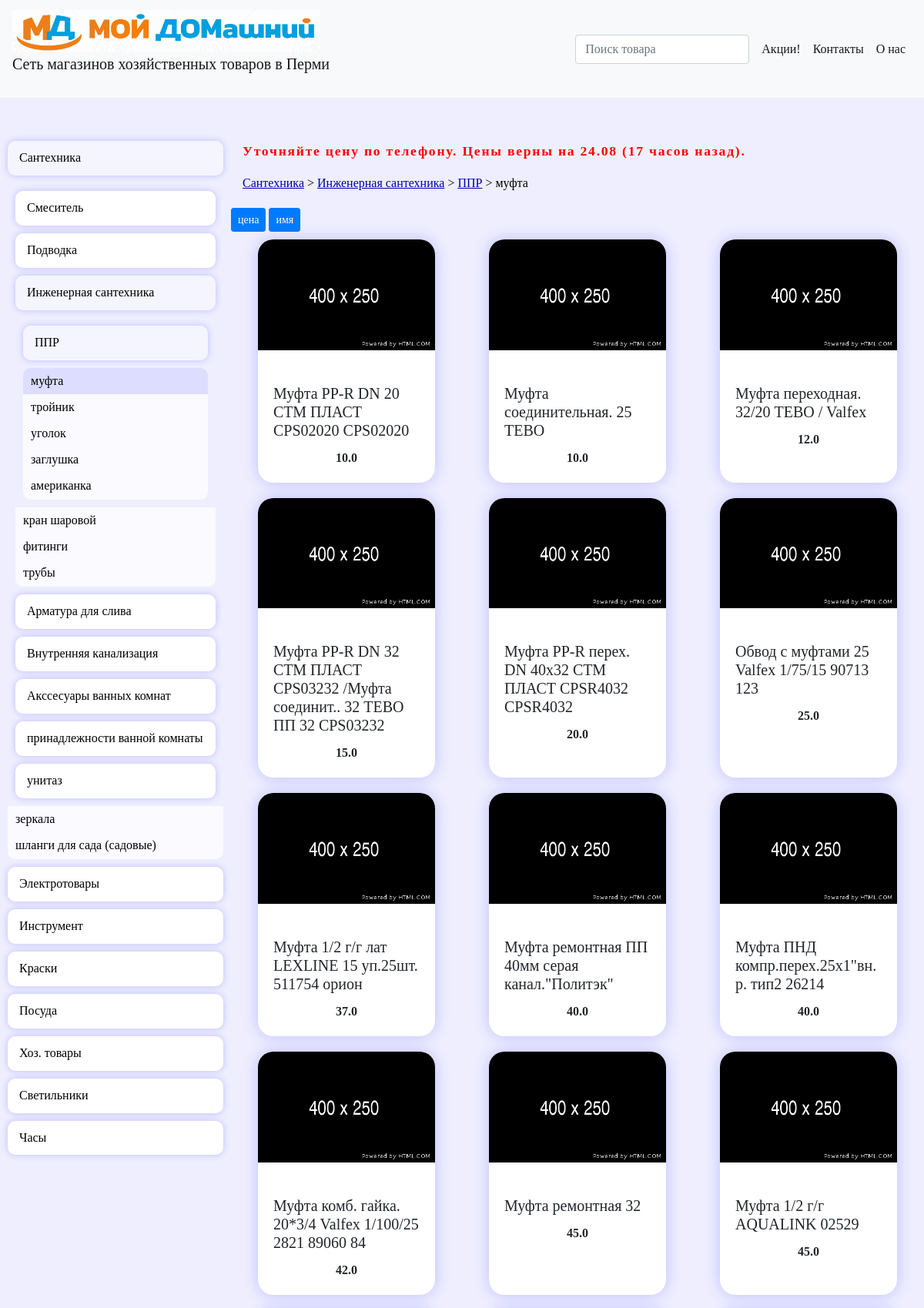
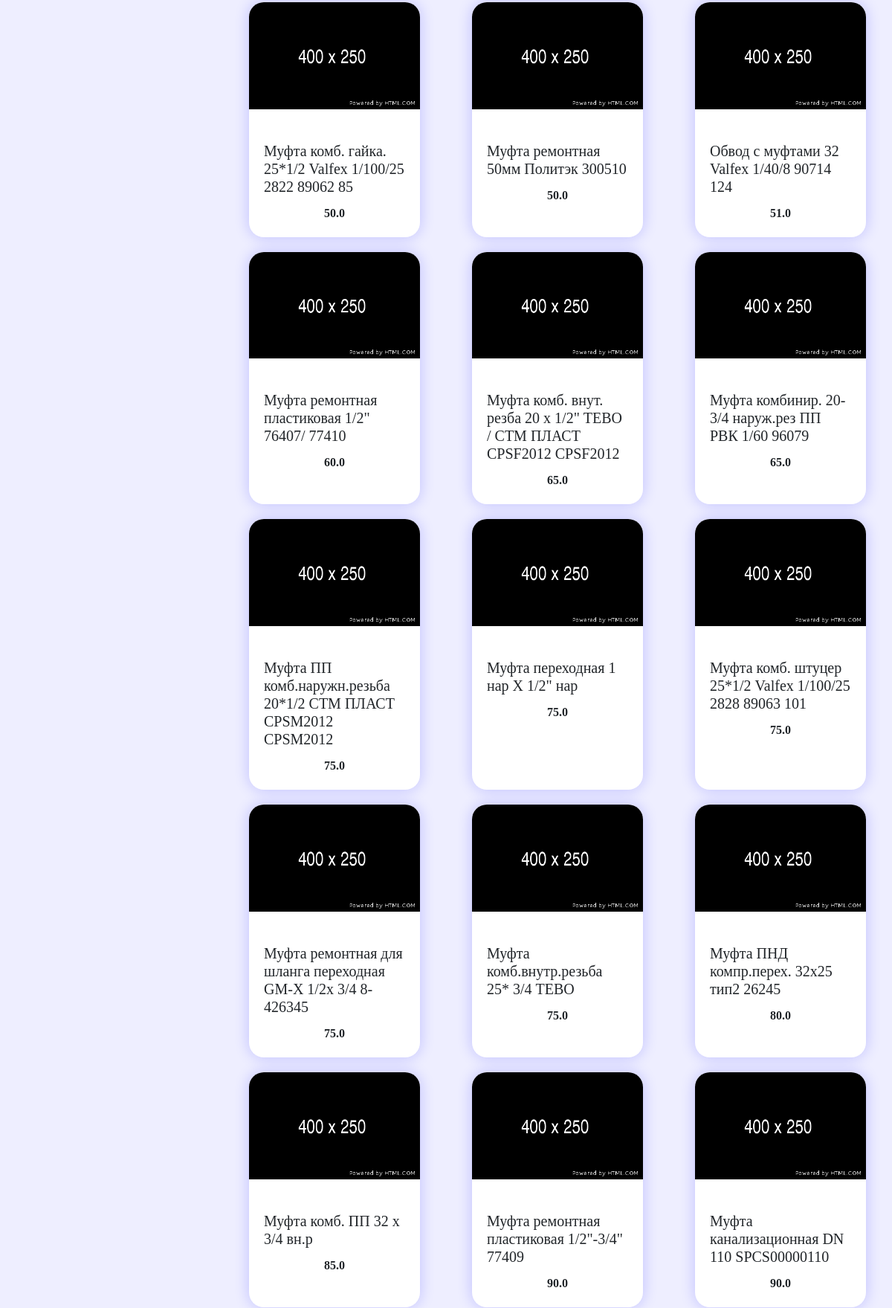
/items/1.3.4.1 (upper part), run on the app's committed database (2 pictures, top to bottom).
### shop/database.py (models this page shows, shortened)
class BaseModel(Model):
    class Meta:
        database = db

class Item(BaseModel):
    id = IntegerField(primary_key=True)
    name = TextField()
    cost = FloatField()
    count = IntegerField()
    group = TextField(default="others")
    img = "not.png"
    full_match = False
    __tablename__ = "item"
    __searchable__ = ["name"]

### shop/main.py (the view, shortened to what this page needs)
@app.route("/items/<string:path>", methods=["GET", "POST"])
def item(path):
    if not validate_path(path):
        return not_found(404)
    items = sorted(extract_items(path), key=lambda x: float(x["cost"]))
    return render_template(
        "item.html", items=items, path=items_path(path), date=get_date()
    )

### shop/main.py
class SearchForm(FlaskForm):
    q = StringField("поиск товара", validators=[DataRequired()])
    def __init__(self, *args, **kwargs):
        if "formdata" not in kwargs:
            kwargs["formdata"] = request.args
        if "csrf_enabled" not in kwargs:
            kwargs["csrf_enabled"] = False
        super(SearchForm, self).__init__(*args, **kwargs)

### shop/ext.py (called while the page is built)
def cfg2json():
    base = Config.select().where(Config.id == 1).get()
    config = configparser.ConfigParser()
    config.read_string(base.config)
    items = {}
    for section in config:
        if section == "DEFAULT":
            continue
        items[section] = {}
        for key in config[section]:
            if key != "regex":
                items[section][key] = config[section][key]
    return items

def items_path(path):
    path_list = []
    prev = ""
    try:
        for i in enumerate(path.split(".")):
            if i[0] != 0:
                prev += "."
            prev += str(i[1])
            path_list.append(menu_map[prev])
    except:
        path_list = []
    return path_list

def validate_path(path: str):
    for char in path:
        if not (char.isdigit() or char == "."):
            return False
    return True

def items2json(items):
    m = {item.name: item for item in items}
    imgs = Image.select().where(Image.name.in_([item.name for item in items]))
    for i in imgs:
        m[i.name].img = i.path
    l = []
    for key in m:
        item = m[key]
        l.append(
            {
                "name": item.name,
                "count": item.count,
                "cost": item.cost,
                "img": item.img,
                "id": item.id,
            }
        )
    l.sort(key=lambda x: x["cost"])
    return l

def extract_items(path: str):
    items = Item.select().where(Item.group == path)
    if items:
        return items2json([i for i in items])
    return []

    def routing(self, key):
        if key in self.items:
            return self.items[key]
        return None

### shop/main.py (called while the page is built)
def get_date():
    return f"Цены верны на {DATE_DB_UPDATE.format('DD.MM')} ({DATE_DB_UPDATE.humanize(locale='ru')})."

@app.before_request
def before_request():
    g.search_form = SearchForm()

### templates/item.html (shortened to what this page needs)
{% extends "base.html" %}
{% block content %}
<main>
{% import "message.html" as message %}{{ message.main(date) }}
    <link rel="stylesheet" href="{{ url_for('static', filename='styles/item.css') }}">
    {% import "item_top_panel.html" as  item_top_panel %}{{ item_top_panel.main(path) }}
<div id="users">
    <button class="sort btn btn-primary btn-sm" data-sort="cost">цена</button>
    <button class="sort btn btn-primary btn-sm" data-sort="name">имя</button>
    <div class="list contain">
        {% for line in range(items|length) %}
            <div class="card">
                <img class="card-img-top" src="{{ url_for('static',  filename= 'img/' + items[line]['img']) }}" alt="Card image cap">
                <div class="card-body">
                    <i class="fas fa-faucet"></i>
                    <h5 class="name card-title">{{ items[line]["name"] }}</h5>
                    <p class="cost card-text text-center"><b>{{ items[line]['cost'] }}</b></p>
                </div>
            </div>
        {% endfor %}
    </div>
</div>
</main>
{% endblock %}

### static/styles/colors.css (style rules this page uses)
:root { --first-bg-color: #fff; --second-bg-color: #eef; --first-text-color: #000; --shadow-color-3: #00f3; --shadow-color-5: #00f5; --shadow-color-7: #00f7; --h-text-color: #000; --a-text-color: #00a; --a-hover-color: #00f; --scrollbar-thumb-bg: #ccf; --scrollbar-bg: #fff0; --body-bg: var(--second-bg-color); }
main { --index-label-bg: var(--first-bg-color); --index-label-shadow: 0 0 20px var(--shadow-color-3); --index-label-bg-hover: var(--first-bg-color); --index-label-shadow-hover: 0 0 20px var(--shadow-color-7); --index-h1-color: var(--first-text-color); --index-a-color: var(--a-hover-color); --index-a-color-hover: var(--a-text-color); --index-a-bg-hover: var(--second-bg-color); --item-path-a-color: var(--a-text-color); --item-path-a-color-hover: var(--a-hover-color); --item-path-span-color: var(--first-text-color); --item-card-bg: var(--first-bg-color); --item-card-shadow: 0 0 20px var(--shadow-color-3); --item-table-bg: var(--first-bg-color); --item-table-shadow: 0 0 20px var(--shadow-color-3); --item-table-img-shadow: 0 0 20px var(--shadow-color-5); --contacts-map-shadow: 0 0 20px var(--shadow-color-3); --contacts-table-bg: var(--first-bg-color); --contacts-table-shadow: 0 0 20px var(--shadow-color-3); }

### static/styles/header.css (style rules this page uses)
* { font-family: Verdana; }
i { font-family: "Font Awesome 5 Pro" !important; }
html { height: 100vh; }
body { padding: 0; margin: 0; display: grid; grid-template-columns: 300px auto; grid-template-rows: repeate(4, auto); background-color: var(--body-bg); min-height: 100%; }

### static/styles/menu.css (style rules this page uses)
:root { --border-color: #55f0; }

### static/styles/item.css (style rules this page uses)
main { --item-width: 230px; }
main * { overflow: hidden; }
main div.contain { display: flex; flex-direction: row; flex-wrap: wrap; align-items: stretch; justify-content: space-around; overflow: visible; }
main div.contain::after { content: ""; flex: auto; }
main div.card { flex-grow: 0; display: flex; flex-direction: column; align-items: stretch; justify-content: stretch; margin: 10px; max-width: var(--item-width); border: 0; border-radius: 20px; box-shadow: var(--item-card-shadow); background-color: var(--item-card-bg); }
main div.card img { max-width: var(--item-width); }

### data on the page
Item: name "Муфта ремонтная 32", cost "45.0"
Item: name "Муфта ремонтная пластиковая 1/2\" 76407/ 77410", cost "60.0"
Item: name "Муфта ремонтная пластиковая 1/2\"-3/4\" 77409", cost "90.0"

### other printed values
{{ date }} "Цены верны на 24.08 (17 часов назад)."
{{ item }} "Сантехника" "Инженерная сантехника" "ППР"
{{ item }} "муфта"
{{ items[line]["name"] }} "Муфта PP-R DN 20 СТМ ПЛАСТ CPS02020 CPS02020" "Муфта соединительная. 25 TEBO" "Муфта переходная. 32/20 TEBO / Valfex" "Муфта PP-R DN 32 СТМ ПЛАСТ CPS03232 /Муфта соединит.. 32 TEBO ПП 32 CPS03232" "Муфта PP-R перех. DN 40х32 СТМ ПЛАСТ CPSR4032 CPSR4032" "Обвод с муфтами 25 Valfex 1/75/15 90713 123" "Муфта 1/2 г/г лат LEXLINE 15 уп.25шт. 511754 орион" "Муфта ремонтная ПП 40мм серая канал.\"Политэк\"" "Муфта ПНД компр.перех.25х1\"вн.р. тип2 26214" "Муфта комб. гайка. 20*3/4 Valfex 1/100/25 2821 89060 84" "Муфта 1/2 г/г AQUALINK 02529" "Муфта комб. гайка. 25*1/2 Valfex 1/100/25 2822 89062 85" "Муфта ремонтная 50мм Политэк 300510" "Обвод с муфтами 32 Valfex 1/40/8 90714 124" "Муфта комб. внут. резба 20 х 1/2\" TEBO / CTM ПЛАСТ CPSF2012 CPSF2012" "Муфта комбинир. 20-3/4 наруж.рез ПП РВК 1/60 96079" "Муфта ПП комб.наружн.резьба 20*1/2 CTM ПЛАСТ CPSM2012 CPSM2012" "Муфта переходная 1 нар Х 1/2\" нар" "Муфта комб. штуцер 25*1/2 Valfex 1/100/25 2828 89063 101" "Муфта ремонтная для шланга переходная GM-X 1/2х 3/4 8-426345" "Муфта комб.внутр.резьба 25* 3/4 TEBO" "Муфта ПНД компр.перех. 32х25 тип2 26245" "Муфта комб. ПП 32 x 3/4 вн.р" "Муфта канализационная DN 110 SPCS00000110"
{{ items[line]['cost'] }} "10.0" "10.0" "12.0" "15.0" "20.0" "25.0" "37.0" "40.0" "40.0" "42.0" "45.0" "50.0" "50.0" "51.0" "65.0" "65.0" "75.0" "75.0" "75.0" "75.0" "75.0" "80.0" "85.0" "90.0"
